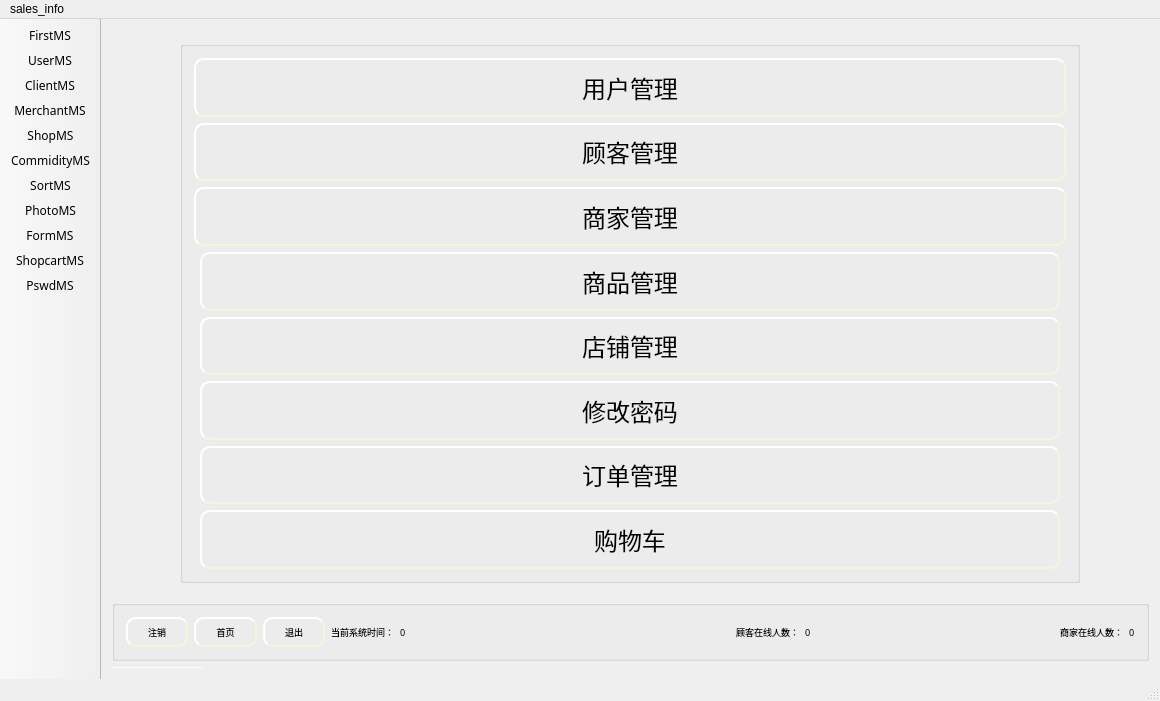
<?xml version="1.0" encoding="UTF-8"?>
<ui version="4.0">
 <class>MainWindow</class>
 <widget class="QMainWindow" name="MainWindow">
  <property name="geometry">
   <rect>
    <x>0</x>
    <y>0</y>
    <width>1160</width>
    <height>701</height>
   </rect>
  </property>
  <property name="windowTitle">
   <string>MainWindow</string>
  </property>
  <property name="styleSheet">
   <string notr="true">
QWidget#MainWindow{
	background-image: url(:/image/main.jpg)
}</string>
  </property>
  <widget class="QWidget" name="centralWidget">
   <layout class="QGridLayout" name="gridLayout">
    <item row="3" column="0">
     <widget class="QGroupBox" name="groupBox">
      <property name="sizePolicy">
       <sizepolicy hsizetype="Preferred" vsizetype="Fixed">
        <horstretch>0</horstretch>
        <verstretch>0</verstretch>
       </sizepolicy>
      </property>
      <property name="font">
       <font>
        <family>微软雅黑</family>
        <pointsize>7</pointsize>
        <weight>50</weight>
        <bold>false</bold>
       </font>
      </property>
      <property name="layoutDirection">
       <enum>Qt::LeftToRight</enum>
      </property>
      <property name="title">
       <string/>
      </property>
      <layout class="QGridLayout" name="gridLayout_4">
       <item row="0" column="1" colspan="2">
        <layout class="QVBoxLayout" name="verticalLayout_2">
         <item>
          <layout class="QHBoxLayout" name="horizontalLayout_3">
           <item>
            <widget class="QLabel" name="label_8">
             <property name="font">
              <font>
               <family>微软雅黑</family>
              </font>
             </property>
             <property name="text">
              <string>当前系统时间：</string>
             </property>
            </widget>
           </item>
           <item>
            <widget class="QLabel" name="lb_time_3">
             <property name="sizePolicy">
              <sizepolicy hsizetype="Expanding" vsizetype="Expanding">
               <horstretch>0</horstretch>
               <verstretch>0</verstretch>
              </sizepolicy>
             </property>
             <property name="font">
              <font>
               <family>微软雅黑</family>
              </font>
             </property>
             <property name="text">
              <string>0</string>
             </property>
            </widget>
           </item>
          </layout>
         </item>
        </layout>
       </item>
       <item row="0" column="3" colspan="2">
        <layout class="QHBoxLayout" name="horizontalLayout_4">
         <item>
          <widget class="QLabel" name="label_5">
           <property name="font">
            <font>
             <family>微软雅黑</family>
            </font>
           </property>
           <property name="text">
            <string>顾客在线人数：</string>
           </property>
          </widget>
         </item>
         <item>
          <widget class="QLabel" name="lb_clientnum">
           <property name="sizePolicy">
            <sizepolicy hsizetype="Expanding" vsizetype="Expanding">
             <horstretch>0</horstretch>
             <verstretch>0</verstretch>
            </sizepolicy>
           </property>
           <property name="font">
            <font>
             <family>微软雅黑</family>
            </font>
           </property>
           <property name="text">
            <string>0</string>
           </property>
          </widget>
         </item>
         <item>
          <widget class="QLabel" name="label_9">
           <property name="sizePolicy">
            <sizepolicy hsizetype="Preferred" vsizetype="Preferred">
             <horstretch>0</horstretch>
             <verstretch>0</verstretch>
            </sizepolicy>
           </property>
           <property name="font">
            <font>
             <family>微软雅黑</family>
            </font>
           </property>
           <property name="text">
            <string>商家在线人数：</string>
           </property>
          </widget>
         </item>
         <item>
          <widget class="QLabel" name="lb_merchantnum">
           <property name="sizePolicy">
            <sizepolicy hsizetype="Preferred" vsizetype="Expanding">
             <horstretch>0</horstretch>
             <verstretch>0</verstretch>
            </sizepolicy>
           </property>
           <property name="font">
            <font>
             <family>微软雅黑</family>
            </font>
           </property>
           <property name="text">
            <string>0</string>
           </property>
          </widget>
         </item>
        </layout>
       </item>
       <item row="0" column="0">
        <layout class="QHBoxLayout" name="horizontalLayout">
         <item>
          <widget class="QPushButton" name="pb_remove">
           <property name="font">
            <font>
             <family>微软雅黑</family>
            </font>
           </property>
           <property name="styleSheet">
            <string notr="true">QPushButton{
	background-image: url(:/ico/pb1.jpg);
    border-style: outset;
    border-width: 2px;
    border-radius: 10px;
    border-color: beige;
    min-width: 5em;
    padding: 6px;
}
QPushButton:hover
{
	
	background-image: url(:/ico/pb.jpg);
    border-style: inset;
}

QPushButton:pressed{
	
	background-image: url(:/ico/pb2.jpg);
    border-style: inset;
}


</string>
           </property>
           <property name="text">
            <string>注销</string>
           </property>
          </widget>
         </item>
         <item>
          <widget class="QPushButton" name="pb_back">
           <property name="font">
            <font>
             <family>微软雅黑</family>
            </font>
           </property>
           <property name="styleSheet">
            <string notr="true">QPushButton{
	background-image: url(:/ico/pb1.jpg);
    border-style: outset;
    border-width: 2px;
    border-radius: 10px;
    border-color: beige;
    min-width: 5em;
    padding: 6px;
}
QPushButton:hover
{
	
	background-image: url(:/ico/pb.jpg);
    border-style: inset;
}

QPushButton:pressed{
	
	background-image: url(:/ico/pb2.jpg);
    border-style: inset;
}


</string>
           </property>
           <property name="text">
            <string>首页</string>
           </property>
          </widget>
         </item>
         <item>
          <widget class="QPushButton" name="pb_quit">
           <property name="font">
            <font>
             <family>微软雅黑</family>
            </font>
           </property>
           <property name="styleSheet">
            <string notr="true">QPushButton{
	background-image: url(:/ico/pb1.jpg);
    border-style: outset;
    border-width: 2px;
    border-radius: 10px;
    border-color: beige;
    min-width: 5em;
    padding: 6px;
}
QPushButton:hover
{
	
	background-image: url(:/ico/pb.jpg);
    border-style: inset;
}

QPushButton:pressed{
	
	background-image: url(:/ico/pb2.jpg);
    border-style: inset;
}


</string>
           </property>
           <property name="text">
            <string>退出</string>
           </property>
          </widget>
         </item>
        </layout>
       </item>
      </layout>
     </widget>
    </item>
    <item row="2" column="0">
     <widget class="QWidget" name="widget" native="true">
      <property name="minimumSize">
       <size>
        <width>0</width>
        <height>0</height>
       </size>
      </property>
      <layout class="QGridLayout" name="gridLayout_2">
       <item row="0" column="0">
        <widget class="QGroupBox" name="groupBox_2">
         <property name="enabled">
          <bool>true</bool>
         </property>
         <property name="maximumSize">
          <size>
           <width>900</width>
           <height>900</height>
          </size>
         </property>
         <property name="font">
          <font>
           <family>微软雅黑</family>
           <pointsize>12</pointsize>
          </font>
         </property>
         <property name="title">
          <string/>
         </property>
         <property name="flat">
          <bool>false</bool>
         </property>
         <layout class="QGridLayout" name="gridLayout_3">
          <item row="4" column="1">
           <widget class="QPushButton" name="pb_com_3">
            <property name="sizePolicy">
             <sizepolicy hsizetype="Expanding" vsizetype="Expanding">
              <horstretch>0</horstretch>
              <verstretch>0</verstretch>
             </sizepolicy>
            </property>
            <property name="font">
             <font>
              <pointsize>18</pointsize>
             </font>
            </property>
            <property name="styleSheet">
             <string notr="true">QPushButton{
	background-image: url(:/ico/pb1.jpg);
    border-style: outset;
    border-width: 2px;
    border-radius: 10px;
    border-color: beige;
    min-width: 5em;
    padding: 6px;
}
QPushButton:hover
{
	
	background-image: url(:/ico/pb.jpg);
    border-style: inset;
}

QPushButton:pressed{
	
	background-image: url(:/ico/pb2.jpg);
    border-style: inset;
}


</string>
            </property>
            <property name="text">
             <string>商品管理</string>
            </property>
           </widget>
          </item>
          <item row="10" column="1">
           <widget class="QPushButton" name="pb_cart_3">
            <property name="sizePolicy">
             <sizepolicy hsizetype="Expanding" vsizetype="Expanding">
              <horstretch>0</horstretch>
              <verstretch>0</verstretch>
             </sizepolicy>
            </property>
            <property name="font">
             <font>
              <pointsize>18</pointsize>
             </font>
            </property>
            <property name="styleSheet">
             <string notr="true">QPushButton{
	background-image: url(:/ico/pb1.jpg);
    border-style: outset;
    border-width: 2px;
    border-radius: 10px;
    border-color: beige;
    min-width: 5em;
    padding: 6px;
}
QPushButton:hover
{
	
	background-image: url(:/ico/pb.jpg);
    border-style: inset;
}

QPushButton:pressed{
	
	background-image: url(:/ico/pb2.jpg);
    border-style: inset;
}


</string>
            </property>
            <property name="text">
             <string>购物车</string>
            </property>
           </widget>
          </item>
          <item row="5" column="1">
           <widget class="QPushButton" name="pb_shop_3">
            <property name="sizePolicy">
             <sizepolicy hsizetype="Expanding" vsizetype="Expanding">
              <horstretch>0</horstretch>
              <verstretch>0</verstretch>
             </sizepolicy>
            </property>
            <property name="font">
             <font>
              <pointsize>18</pointsize>
             </font>
            </property>
            <property name="styleSheet">
             <string notr="true">QPushButton{
	background-image: url(:/ico/pb1.jpg);
    border-style: outset;
    border-width: 2px;
    border-radius: 10px;
    border-color: beige;
    min-width: 5em;
    padding: 6px;
}
QPushButton:hover
{
	
	background-image: url(:/ico/pb.jpg);
    border-style: inset;
}

QPushButton:pressed{
	
	background-image: url(:/ico/pb2.jpg);
    border-style: inset;
}


</string>
            </property>
            <property name="text">
             <string>店铺管理</string>
            </property>
           </widget>
          </item>
          <item row="2" column="0" colspan="3">
           <widget class="QPushButton" name="pb_cli_3">
            <property name="sizePolicy">
             <sizepolicy hsizetype="Expanding" vsizetype="Expanding">
              <horstretch>0</horstretch>
              <verstretch>0</verstretch>
             </sizepolicy>
            </property>
            <property name="font">
             <font>
              <pointsize>18</pointsize>
             </font>
            </property>
            <property name="styleSheet">
             <string notr="true">QPushButton{
	background-image: url(:/ico/pb1.jpg);
    border-style: outset;
    border-width: 2px;
    border-radius: 10px;
    border-color: beige;
    min-width: 5em;
    padding: 6px;
}
QPushButton:hover
{
	
	background-image: url(:/ico/pb.jpg);
    border-style: inset;
}

QPushButton:pressed{
	
	background-image: url(:/ico/pb2.jpg);
    border-style: inset;
}


</string>
            </property>
            <property name="text">
             <string>顾客管理</string>
            </property>
           </widget>
          </item>
          <item row="1" column="0" colspan="3">
           <widget class="QPushButton" name="pb_user_3">
            <property name="enabled">
             <bool>true</bool>
            </property>
            <property name="sizePolicy">
             <sizepolicy hsizetype="Expanding" vsizetype="Expanding">
              <horstretch>0</horstretch>
              <verstretch>0</verstretch>
             </sizepolicy>
            </property>
            <property name="font">
             <font>
              <pointsize>18</pointsize>
             </font>
            </property>
            <property name="styleSheet">
             <string notr="true">QPushButton{
	background-image: url(:/ico/pb1.jpg);
    border-style: outset;
    border-width: 2px;
    border-radius: 10px;
    border-color: beige;
    min-width: 5em;
    padding: 6px;
}
QPushButton:hover
{
	
	background-image: url(:/ico/pb.jpg);
    border-style: inset;
}

QPushButton:pressed{
	
	background-image: url(:/ico/pb2.jpg);
    border-style: inset;
}


</string>
            </property>
            <property name="text">
             <string>用户管理</string>
            </property>
           </widget>
          </item>
          <item row="6" column="1">
           <widget class="QPushButton" name="pb_pswd_3">
            <property name="sizePolicy">
             <sizepolicy hsizetype="Expanding" vsizetype="Expanding">
              <horstretch>0</horstretch>
              <verstretch>0</verstretch>
             </sizepolicy>
            </property>
            <property name="font">
             <font>
              <pointsize>18</pointsize>
             </font>
            </property>
            <property name="styleSheet">
             <string notr="true">QPushButton{
	background-image: url(:/ico/pb1.jpg);
    border-style: outset;
    border-width: 2px;
    border-radius: 10px;
    border-color: beige;
    min-width: 5em;
    padding: 6px;
}
QPushButton:hover
{
	
	background-image: url(:/ico/pb.jpg);
    border-style: inset;
}

QPushButton:pressed{
	
	background-image: url(:/ico/pb2.jpg);
    border-style: inset;
}


</string>
            </property>
            <property name="text">
             <string>修改密码</string>
            </property>
           </widget>
          </item>
          <item row="3" column="0" colspan="3">
           <widget class="QPushButton" name="pb_mer_3">
            <property name="sizePolicy">
             <sizepolicy hsizetype="Expanding" vsizetype="Expanding">
              <horstretch>0</horstretch>
              <verstretch>0</verstretch>
             </sizepolicy>
            </property>
            <property name="font">
             <font>
              <pointsize>18</pointsize>
             </font>
            </property>
            <property name="styleSheet">
             <string notr="true">QPushButton{
	background-image: url(:/ico/pb1.jpg);
    border-style: outset;
    border-width: 2px;
    border-radius: 10px;
    border-color: beige;
    min-width: 5em;
    padding: 6px;
}
QPushButton:hover
{
	
	background-image: url(:/ico/pb.jpg);
    border-style: inset;
}

QPushButton:pressed{
	
	background-image: url(:/ico/pb2.jpg);
    border-style: inset;
}


</string>
            </property>
            <property name="text">
             <string>商家管理</string>
            </property>
           </widget>
          </item>
          <item row="7" column="1">
           <widget class="QPushButton" name="pb_form_3">
            <property name="sizePolicy">
             <sizepolicy hsizetype="Expanding" vsizetype="Expanding">
              <horstretch>0</horstretch>
              <verstretch>0</verstretch>
             </sizepolicy>
            </property>
            <property name="font">
             <font>
              <pointsize>18</pointsize>
             </font>
            </property>
            <property name="styleSheet">
             <string notr="true">QPushButton{
	background-image: url(:/ico/pb1.jpg);
    border-style: outset;
    border-width: 2px;
    border-radius: 10px;
    border-color: beige;
    min-width: 5em;
    padding: 6px;
}
QPushButton:hover
{
	
	background-image: url(:/ico/pb.jpg);
    border-style: inset;
}

QPushButton:pressed{
	
	background-image: url(:/ico/pb2.jpg);
    border-style: inset;
}


</string>
            </property>
            <property name="text">
             <string>订单管理</string>
            </property>
           </widget>
          </item>
         </layout>
        </widget>
       </item>
      </layout>
     </widget>
    </item>
    <item row="4" column="0">
     <widget class="QPushButton" name="pb_dia_3">
      <property name="sizePolicy">
       <sizepolicy hsizetype="Expanding" vsizetype="Expanding">
        <horstretch>0</horstretch>
        <verstretch>0</verstretch>
       </sizepolicy>
      </property>
      <property name="minimumSize">
       <size>
        <width>91</width>
        <height>0</height>
       </size>
      </property>
      <property name="maximumSize">
       <size>
        <width>1</width>
        <height>1</height>
       </size>
      </property>
      <property name="font">
       <font>
        <pointsize>18</pointsize>
       </font>
      </property>
      <property name="styleSheet">
       <string notr="true">QPushButton{
	background-image: url(:/ico/pb1.jpg);
    border-style: outset;
    border-width: 2px;
    border-radius: 10px;
    border-color: beige;
    min-width: 5em;
    padding: 6px;
}
QPushButton:hover
{
	
	background-image: url(:/ico/pb.jpg);
    border-style: inset;
}

QPushButton:pressed{
	
	background-image: url(:/ico/pb2.jpg);
    border-style: inset;
}


</string>
      </property>
      <property name="text">
       <string/>
      </property>
     </widget>
    </item>
   </layout>
  </widget>
  <widget class="QMenuBar" name="menuBar">
   <property name="geometry">
    <rect>
     <x>0</x>
     <y>0</y>
     <width>1160</width>
     <height>26</height>
    </rect>
   </property>
   <widget class="QMenu" name="sales_info">
    <property name="tearOffEnabled">
     <bool>false</bool>
    </property>
    <property name="title">
     <string>sales_info</string>
    </property>
   </widget>
   <addaction name="sales_info"/>
  </widget>
  <widget class="QStatusBar" name="statusBar"/>
  <widget class="QToolBar" name="mainToolBar">
   <property name="enabled">
    <bool>true</bool>
   </property>
   <property name="font">
    <font>
     <family>幼圆</family>
    </font>
   </property>
   <property name="contextMenuPolicy">
    <enum>Qt::PreventContextMenu</enum>
   </property>
   <property name="layoutDirection">
    <enum>Qt::LeftToRight</enum>
   </property>
   <property name="movable">
    <bool>false</bool>
   </property>
   <property name="orientation">
    <enum>Qt::Vertical</enum>
   </property>
   <property name="iconSize">
    <size>
     <width>90</width>
     <height>90</height>
    </size>
   </property>
   <property name="toolButtonStyle">
    <enum>Qt::ToolButtonTextBesideIcon</enum>
   </property>
   <attribute name="toolBarArea">
    <enum>LeftToolBarArea</enum>
   </attribute>
   <attribute name="toolBarBreak">
    <bool>false</bool>
   </attribute>
   <addaction name="first"/>
   <addaction name="user"/>
   <addaction name="client"/>
   <addaction name="merchant"/>
   <addaction name="shop"/>
   <addaction name="commodity"/>
   <addaction name="actionSortMS"/>
   <addaction name="actionPhotoMS"/>
   <addaction name="actionFormMS"/>
   <addaction name="actionShopcartMS"/>
   <addaction name="actionPswdMS"/>
  </widget>
  <action name="first">
   <property name="icon">
    <iconset resource="icos.qrc">
     <normaloff>:/ico/first.png</normaloff>:/ico/first.png</iconset>
   </property>
   <property name="text">
    <string>FirstMS</string>
   </property>
  </action>
  <action name="user">
   <property name="icon">
    <iconset resource="icos.qrc">
     <normaloff>:/ico/user.png</normaloff>:/ico/user.png</iconset>
   </property>
   <property name="text">
    <string>UserMS</string>
   </property>
  </action>
  <action name="client">
   <property name="icon">
    <iconset resource="icos.qrc">
     <normaloff>:/ico/guke.png</normaloff>:/ico/guke.png</iconset>
   </property>
   <property name="text">
    <string>ClientMS</string>
   </property>
  </action>
  <action name="merchant">
   <property name="icon">
    <iconset resource="icos.qrc">
     <normaloff>:/ico/shangjia.png</normaloff>:/ico/shangjia.png</iconset>
   </property>
   <property name="text">
    <string>MerchantMS</string>
   </property>
  </action>
  <action name="shop">
   <property name="icon">
    <iconset resource="icos.qrc">
     <normaloff>:/ico/shop.png</normaloff>:/ico/shop.png</iconset>
   </property>
   <property name="text">
    <string>ShopMS</string>
   </property>
  </action>
  <action name="commodity">
   <property name="icon">
    <iconset resource="icos.qrc">
     <normaloff>:/ico/shoe.png</normaloff>:/ico/shoe.png</iconset>
   </property>
   <property name="text">
    <string>CommidityMS</string>
   </property>
  </action>
  <action name="actionPswdMS">
   <property name="icon">
    <iconset resource="icos.qrc">
     <normaloff>:/ico/mima.png</normaloff>:/ico/mima.png</iconset>
   </property>
   <property name="text">
    <string>PswdMS</string>
   </property>
  </action>
  <action name="actionSortMS">
   <property name="icon">
    <iconset resource="icos.qrc">
     <normaloff>:/ico/sort.png</normaloff>:/ico/sort.png</iconset>
   </property>
   <property name="text">
    <string>SortMS</string>
   </property>
  </action>
  <action name="actionPhotoMS">
   <property name="icon">
    <iconset resource="icos.qrc">
     <normaloff>:/ico/photo.png</normaloff>:/ico/photo.png</iconset>
   </property>
   <property name="text">
    <string>PhotoMS</string>
   </property>
  </action>
  <action name="actionFormMS">
   <property name="icon">
    <iconset resource="icos.qrc">
     <normaloff>:/ico/form.png</normaloff>:/ico/form.png</iconset>
   </property>
   <property name="text">
    <string>FormMS</string>
   </property>
  </action>
  <action name="actionShopcartMS">
   <property name="icon">
    <iconset resource="icos.qrc">
     <normaloff>:/ico/cart.png</normaloff>:/ico/cart.png</iconset>
   </property>
   <property name="text">
    <string>ShopcartMS</string>
   </property>
  </action>
  <action name="actionDialogMS">
   <property name="enabled">
    <bool>false</bool>
   </property>
   <property name="icon">
    <iconset resource="icos.qrc">
     <normaloff>:/ico/diaglo.png</normaloff>:/ico/diaglo.png</iconset>
   </property>
   <property name="text">
    <string>DialogMS</string>
   </property>
  </action>
 </widget>
 <layoutdefault spacing="6" margin="11"/>
 <resources>
  <include location="icos.qrc"/>
 </resources>
 <connections/>
</ui>
